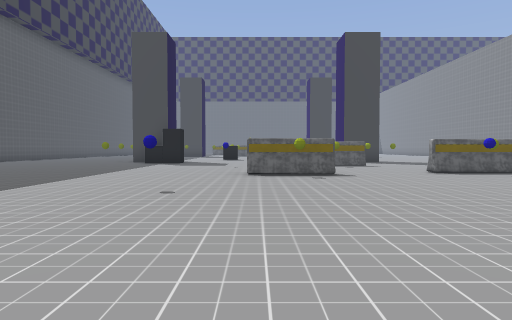
[1] (above)

22 first-person views from a walk through a level from a Godot 3-D game. The camera is 1.2 m above the floor, tilts 2° down and sees 75° across. The floor is counted in squares, 2 m on a side. Each view is taken from the middle of a square. On the plan, view 1 faces up. The plan holds only what a view shows up to about 10 squares ahead; the rest is blank. The place goes on beyond the plan.

[2]
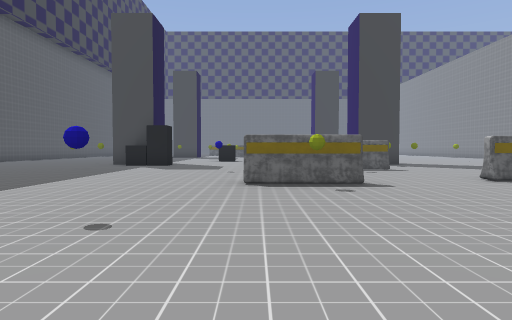

[3]
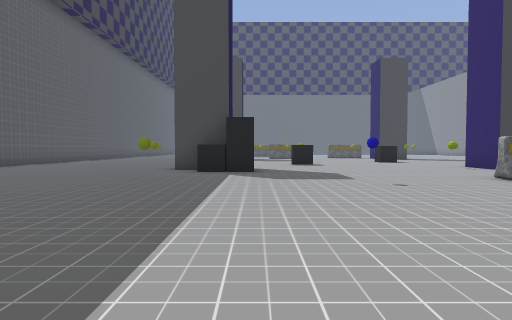

[4]
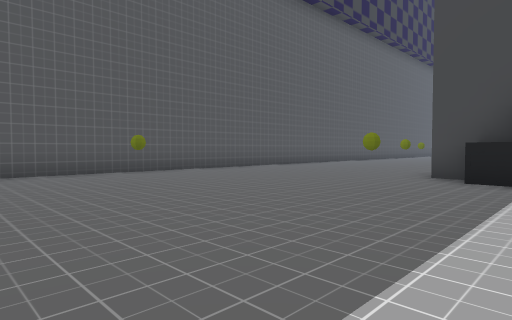

[5]
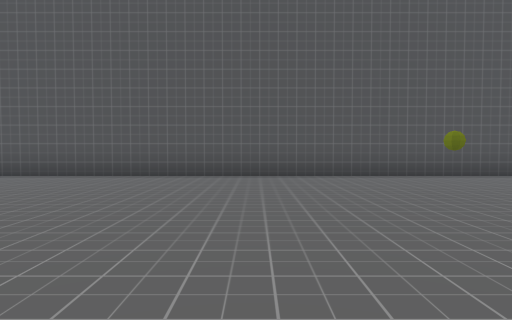

[6]
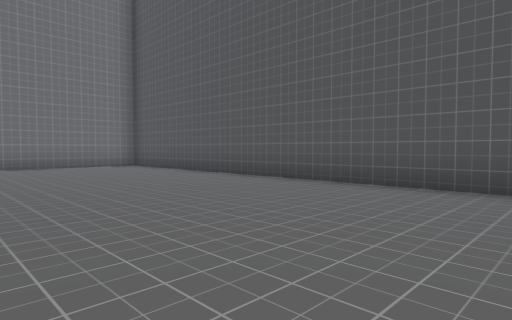

[7]
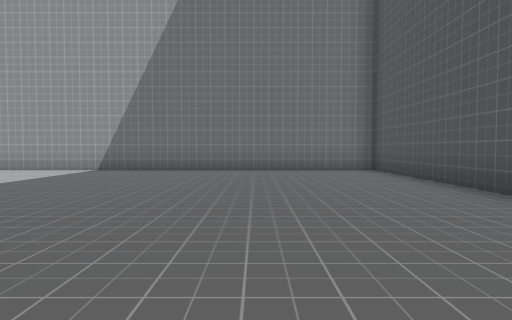

[8]
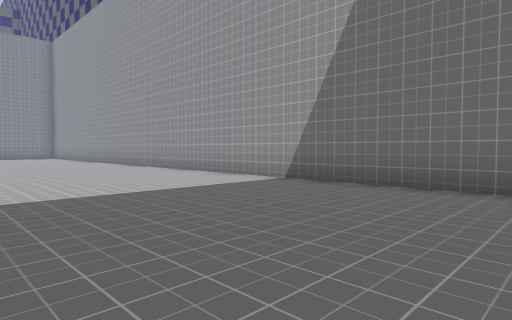

[9]
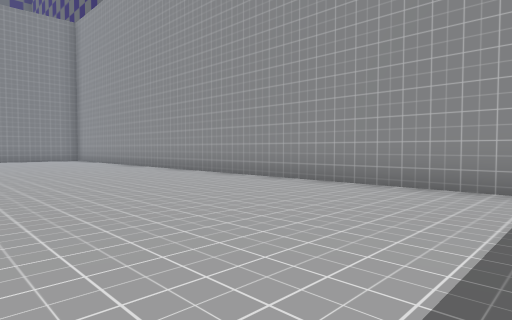

[10]
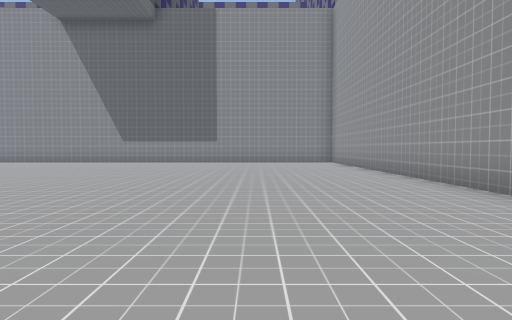

[11]
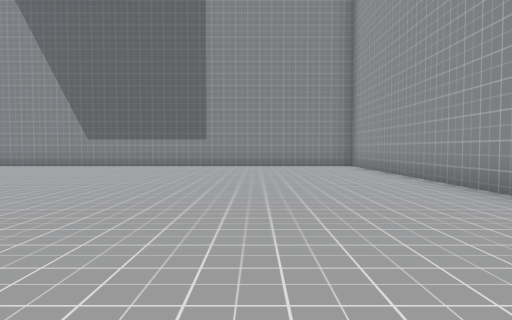

[12]
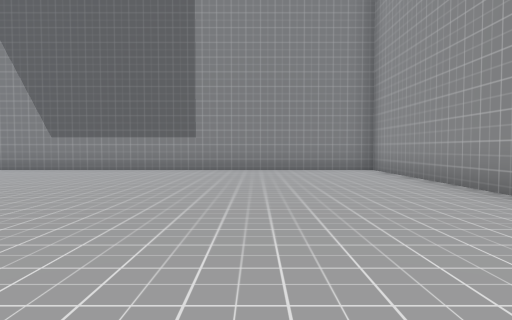

[13]
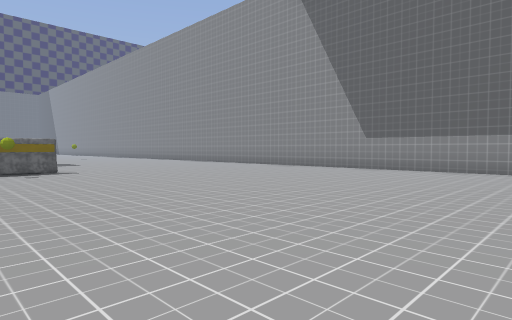

[14]
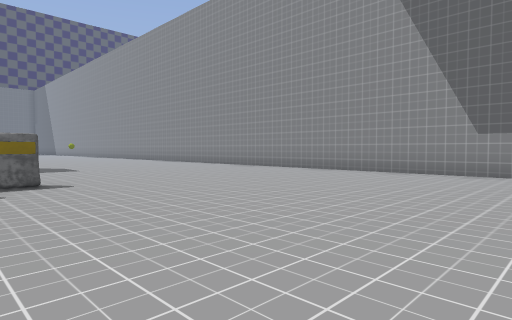

[15]
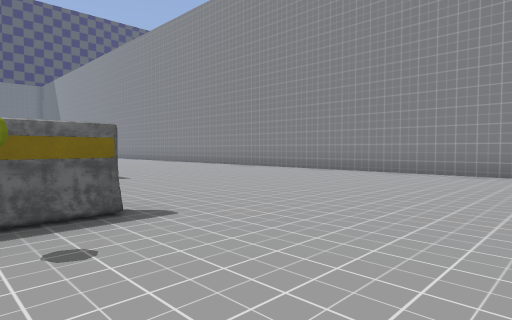

[16]
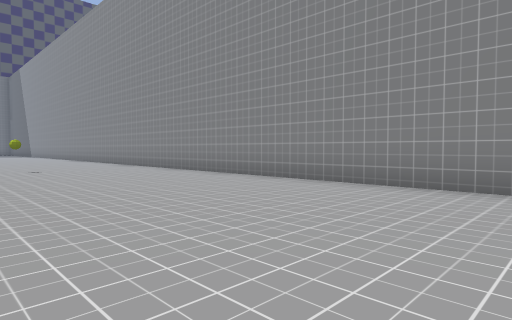

[17]
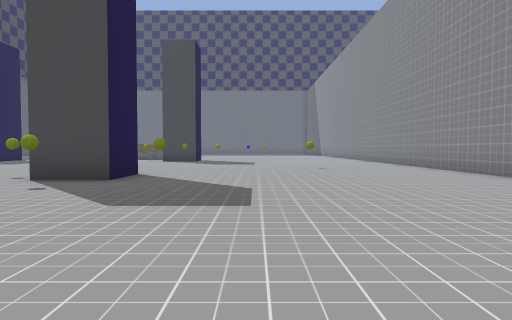

[18]
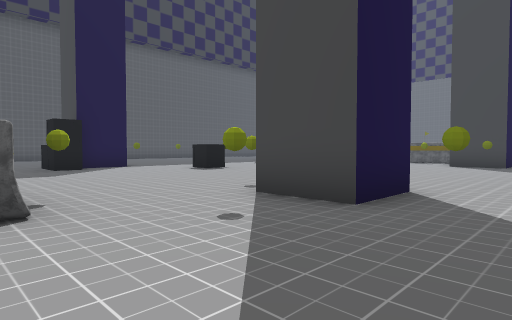

[19]
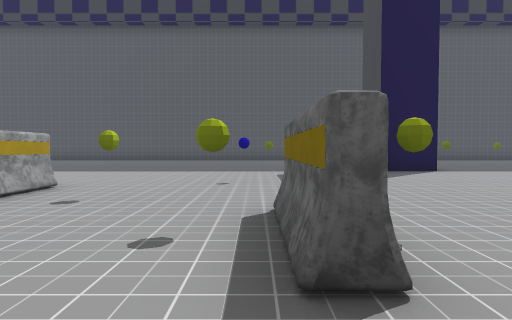

[20]
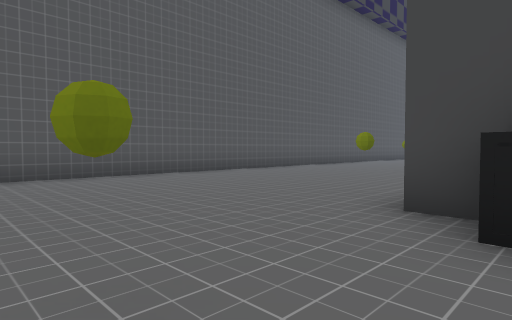

[21]
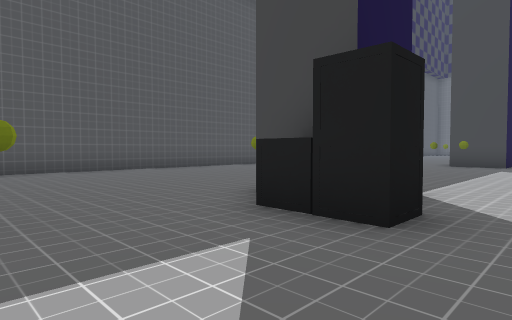

[22]
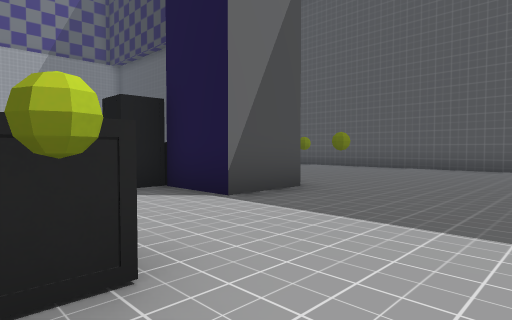

### Floor plan
Key: @ floor where view 1 was taken; # wall or solid block; x gap in a wall; . floor; B barrier; C crate.
Columns run from 12 left of view 1 to 14 right of it. Each row starts with its distance up from view 1.
 19   .... .....    ...   ..
 18 #..........#..  ......#...#
 17 #..........C...  .........#
 16 #......x........ .........#
 15 #......##.......###.......#
 14 #.......CC................#
 13 #...............#.........#
 12 #..............B..........#
 11 #......#......BB..........#
 10 #.........................#
  9 #...#............  .......#
  8 #...........BB...BB.......#
  7 #............#............#
  6 #.........................#
  5 #.........................#
  4 #......  .................#
  3 #......  .................#
  2 #......   ................#
  1 #.......   ...............#
  0 #...........@.............#
 -1 #.........................#
 -2 #.........................#
 -3 #.........................#
 -4 #.........................#
 -5 #.........................#
 -6 ###########################

Where each view was taken, in squares from view 1:
view 1: 0 up, 0 right, facing up
view 2: 2 up, 0 right, facing up
view 3: 5 up, 3 left, facing up
view 4: 7 up, 3 left, facing up-left
view 5: 7 up, 4 left, facing left
view 6: 6 up, 6 left, facing down-left
view 7: 4 up, 8 left, facing down
view 8: 0 up, 8 left, facing down-right
view 9: 0 up, 4 left, facing down-right
view 10: 2 down, 1 left, facing right
view 11: 2 down, 2 right, facing right
view 12: 2 down, 4 right, facing right
view 13: 1 down, 4 right, facing up-right
view 14: 2 up, 5 right, facing up-right
view 15: 5 up, 5 right, facing up-right
view 16: 8 up, 8 right, facing up-right
view 17: 8 up, 8 right, facing up
view 18: 11 up, 7 right, facing up-left
view 19: 11 up, 5 right, facing left
view 20: 11 up, 4 left, facing up-left
view 21: 11 up, 2 left, facing up-left
view 22: 19 up, 1 left, facing down-left
